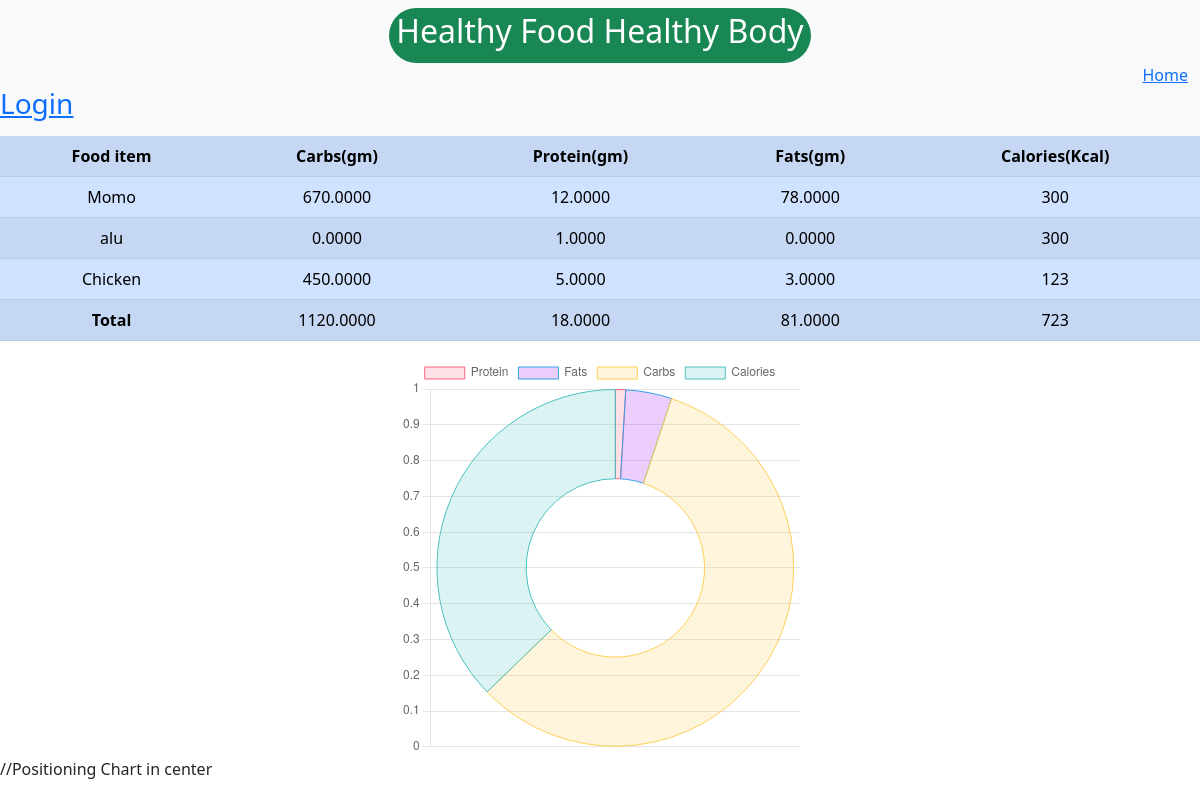
Screenshot of /details/ with the database file from the repository.
### base/models.py (models this page shows, shortened)
class AddFood(models.Model):
    name_of_food = models.CharField(max_length=200)
    calorie = models.IntegerField()
    protein = models.DecimalField(default=0,max_digits=20,decimal_places=4)
    fats = models.DecimalField(default=0,max_digits=20,decimal_places=4)
    carbs = models.DecimalField(default=0,max_digits=20,decimal_places=4)

### base/views.py (the view)
# urls.py: path("details/", views.details, name="details"),
def details(request):
    food_details = AddFood.objects.all()
    calories_consumed = []
    protein_consumed = []
    fats_consumed = []
    carbs_consumed = []
    for calories in food_details:
        calories_consumed.append(calories.calorie)   # add calories value in list
        protein_consumed.append(calories.protein)   # add protein value in list
        fats_consumed.append(calories.fats)         # add fats value in list
        carbs_consumed.append(calories.carbs)        # add carbs value in list
    total_calories,total_protein,total_fats,total_carbs = 0,0,0,0
    for c,p,f,b in zip(calories_consumed, protein_consumed,fats_consumed,carbs_consumed):
        total_calories += c
        total_protein += p
        total_fats += f
        total_carbs += b
    context = {
        'food_details': food_details,
        'total_calories': total_calories,
        'total_protein': total_protein,
        'total_fats': total_fats,
        'total_carbs': total_carbs,
        }
    return render(request, 'base/details.html', context)

### base/templates/base/details.html (shortened to what this page needs)
{% extends 'base/navbar.html' %}
{% block content %}
<table id="table" class="table table-striped table-primary">
  <tr class="bg-info text-white">
      <th style="text-align:center">Food item</th>
      <th style="text-align:center">Carbs(gm)</th>
      <th style="text-align:center">Protein(gm)</th>
      <th style="text-align:center">Fats(gm)</th>
      <th style="text-align:center">Calories(Kcal)</th>
  </tr>
  {% for food in food_details %}
  <tr>
      <td style="text-align:center">{{food.name_of_food}}</td>
      <td style="text-align:center">{{food.carbs}}</td>
      <td style="text-align:center">{{food.protein}}</td>
      <td style="text-align:center">{{food.fats}}</td>
      <td style="text-align:center">{{food.calorie}}</td>
  </tr>
  {% endfor %}
  <tr class="bg-info text-white">
      <td style="text-align:center" id="name"><b>Total</b></td>
      <td style="text-align:center" id="totalCarbs"><b></b>{{total_carbs}}</td>
      <td style="text-align:center" id="totalProtien"><b></b>{{total_protein}}</td>
      <td style="text-align:center" id="totalFats"><b></b>{{total_fats}}</td>
      <td style="text-align:center" id="totalCalories"><b></b>{{total_calories}}</td>
  </tr>
</table>
<div class="chart-container">
<canvas id="myChart" width="400" heigth="400"></canvas>
</div>
//Positioning Chart in center
<script>
    const ctx = document.getElementById('myChart').getContext('2d');
    const myChart = new Chart(ctx,
    {
        type: 'doughnut',  // bar, pie, line
        data: {
            labels: ['Protein', 'Fats', 'Carbs', 'Calories'],       //for name
            datasets: [{
                label: 'Composition Of Nutrients',
                data: ['{{total_protein}}','{{total_fats}}','{{total_carbs}}','{{total_calories}}'], //passing django variable to javascript array
                backgroundColor: [
                    'rgba(255, 99, 132, 0.2)',
                    'rgba(154, 12, 235, 0.2)',
                    'rgba(255, 206, 86, 0.2)',
                    'rgba(75, 192, 192, 0.2)',
                    'rgba(153, 102, 255, 0.2)',
                    'rgba(255, 159, 64, 0.2)'
                ],
                borderColor: [
                    'rgba(255, 99, 132, 1)',
                    'rgba(54, 162, 235, 1)',
                    'rgba(255, 206, 86, 1)',
                    'rgba(75, 192, 192, 1)',
                    'rgba(153, 102, 255, 1)',
                    'rgba(255, 159, 64, 1)'
                ],
                borderWidth: 1
            }]
        },
        options: {
            responsive: false,
            maintainAspectRatio: false,
            scales: {
                y: {
                    beginAtZero: true
                }
            }
        }
    });
</script>
{% endblock content %}

### base/templates/base/details.html (style rules this page uses)
canvas { margin: 0 auto; }

### rows the page displays
AddFood: name_of_food "Momo", carbs "670.0000", protein "12.0000", fats "78.0000", calorie "300"
AddFood: name_of_food "alu", carbs "0.0000", protein "1.0000", fats "0.0000", calorie "300"
AddFood: name_of_food "Chicken", carbs "450.0000", protein "5.0000", fats "3.0000", calorie "123"

### other values shown
{{ total_carbs }} "1120.0000"
{{ total_protein }} "18.0000"
{{ total_fats }} "81.0000"
{{ total_calories }} "723"
chart data {{ total_protein }} 18.0000
chart data {{ total_fats }} 81.0000
chart data {{ total_carbs }} 1120.0000
chart data {{ total_calories }} 723
